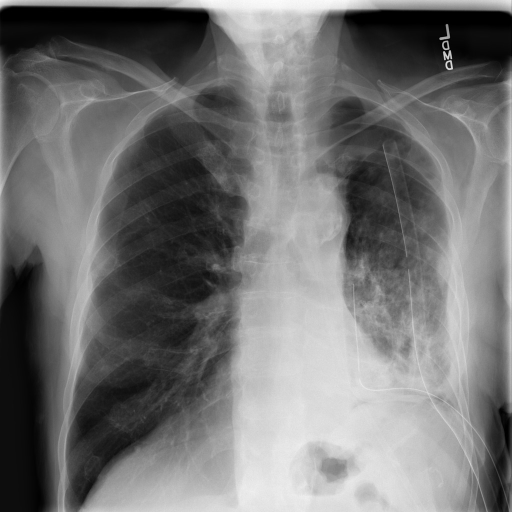
#> input picture PNEUMOTHORAX/ID_047c1749d.dcm, 1024 x 1024 px (shown at 1/2 size); its folder holds 4 pictures in this run; the run also reads 2 pictures not shown here
$ python read.py
#> lines starting #> are read from the running program, lines starting #| are printed output that depends on the picture; pictures that were not available may be replaced by others from this repository, and a replacement may not be noted

import cv2
import os
import pydicom

pneumo_inputdir = r'PNEUMOTHORAX/'
normal_inputdir=r'NORMAL/'
pneumo_outdir = r'PNG/'
#os.mkdir(outdir)

pneumo_list = [ f for f in  os.listdir(pneumo_inputdir)]
normal_list = [i for i in os.listdir(normal_inputdir)]

for f in pneumo_list:
    ds = pydicom.read_file(pneumo_inputdir + f) # read dicom image
    img = ds.pixel_array # get image array
    cv2.imwrite(pneumo_outdir + f.replace('.dcm','.png'),img)
#> this loop made 4 passes
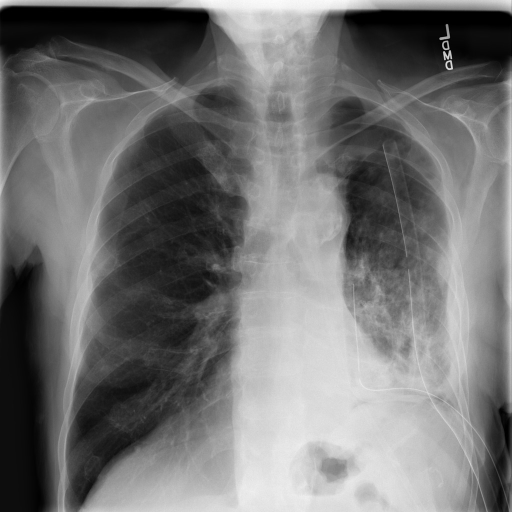
#> input picture PNEUMOTHORAX/ID_047c1749d.dcm, 1024 x 1024 px (shown at 1/2 size)
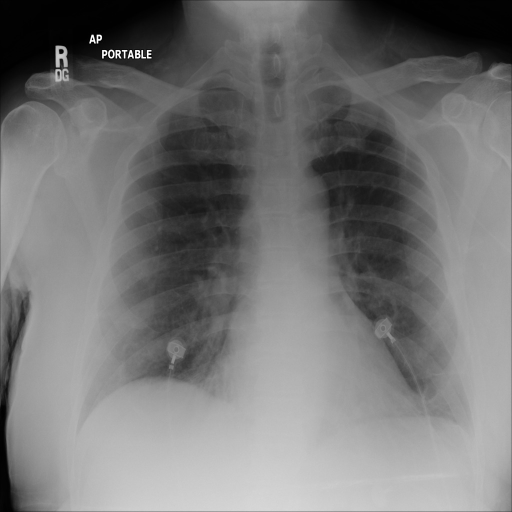
#> input picture PNEUMOTHORAX/ID_075f1e561.dcm, 1024 x 1024 px (shown at 1/2 size)
#> pass 3, `img = ds.pixel_array`:
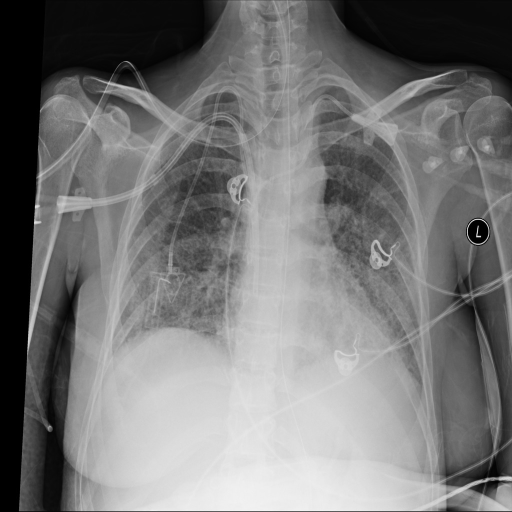
#> img: shape (1024, 1024) (shown at 1/2 size); min 0, max 255, mean 118.5
